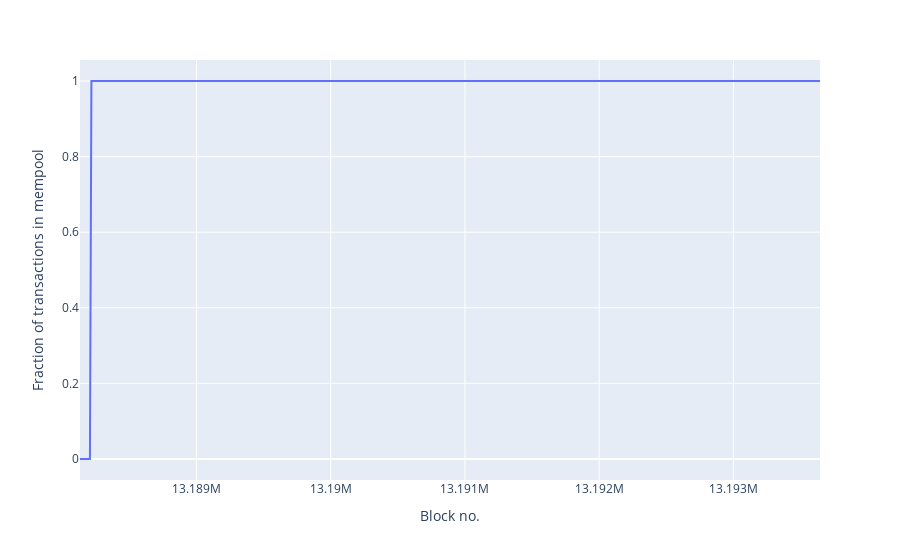

This figure's notebook cell:
### Code cell
fig = px.line(running_out_of_names, x="block_number", y="fraction", labels = {"block_number": "Block no.", "fraction": "Fraction of transactions in mempool"})
fig.show()

### Figure 1 — Plotly figure (JSON) as saved in the notebook; plotly's stock layout.template omitted (floating-point values rounded to 4 significant figures; data arrays with more than 128 entries replaced by an {"elided": "..."} marker saying what was removed)
{"data": [{"hovertemplate": "Block no.=%{x}<br>Fraction of transactions in mempool=%{y}<extra></extra>", "legendgroup": "", "line": {"color": "#636efa", "dash": "solid"}, "marker": {"symbol": "circle"}, "mode": "lines", "name": "", "orientation": "v", "showlegend": false, "type": "scatter", "x": {"elided": "343 int values"}, "xaxis": "x", "y": {"elided": "343 int values"}, "yaxis": "y"}], "layout": {"autosize": true, "legend": {"tracegroupgap": 0}, "margin": {"t": 60}, "xaxis": {"anchor": "y", "autorange": true, "domain": [0, 1], "range": [13188132, 13193645], "title": {"text": "Block no."}, "type": "linear"}, "yaxis": {"anchor": "x", "autorange": true, "domain": [0, 1], "range": [-0.05556, 1.056], "title": {"text": "Fraction of transactions in mempool"}, "type": "linear"}}}
